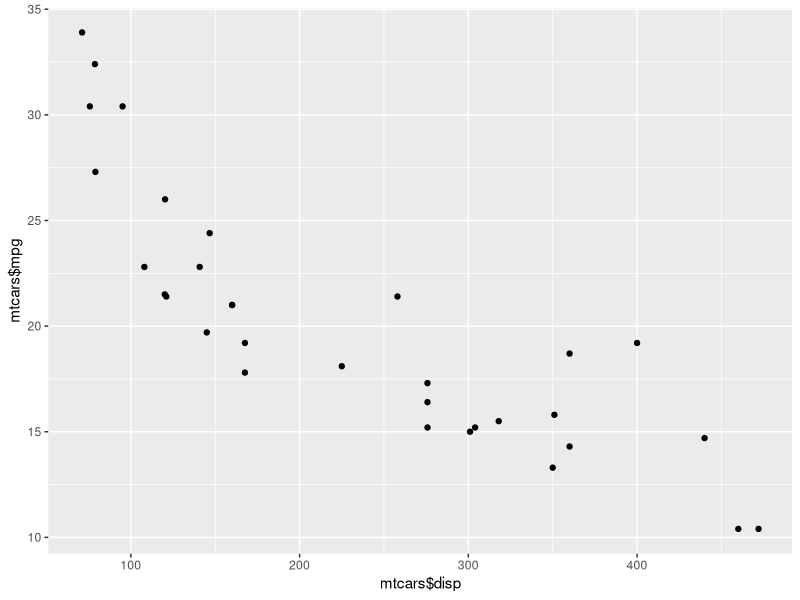
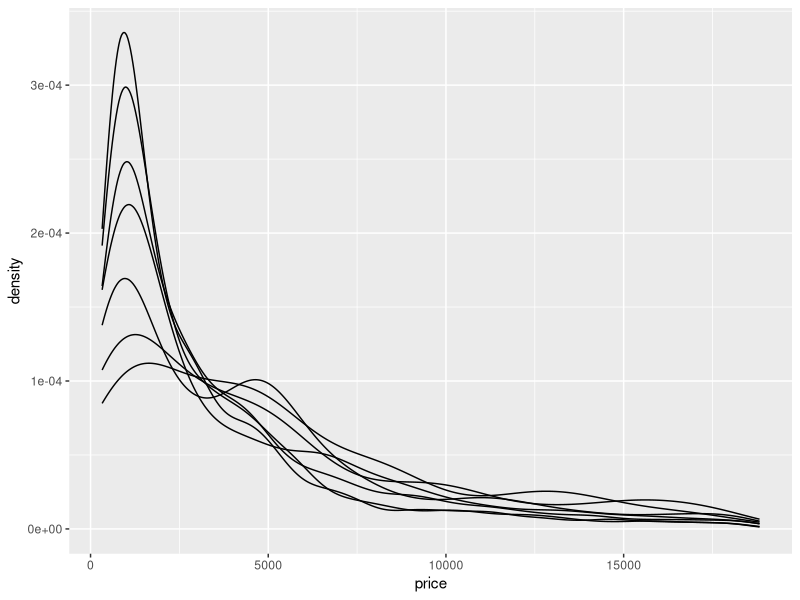
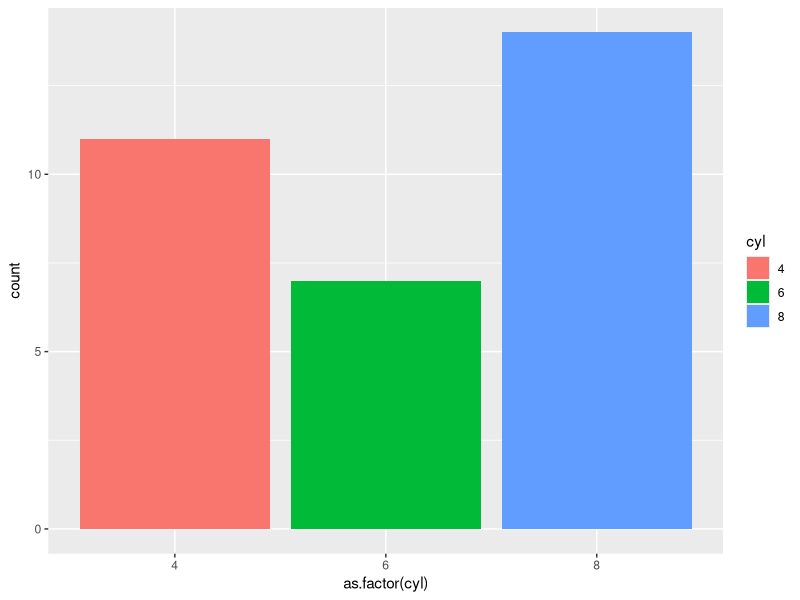

These figures' R source, in order:
# Lista de Exercícios - Capítulo 4

# Obs: Caso tenha problemas com a acentuação, consulte este link:
# https://support.rstudio.com/hc/en-us/articles/200532197-Character-Encoding

# Configurando o diretório de trabalho
# Coloque entre aspas o diretório de trabalho que você está usando no seu computador
# Não use diretórios com espaço no nome
setwd("~/projects/DataScience/R Azure ML/big_data_r_azure/Mod04/")
getwd()

library(stringr)
library(ggplot2)


# Exercicio 1 - Crie uma função que receba os dois vetores abaixo como parâmetro, 
# converta-os em um dataframe e imprima no console
vec1 <- (10:13)
vec2 <- c("a", "b", "c", "d")
as.data.frame(vec1,vec2)

# Exercicio 2 - Crie uma matriz com 4 linhas e 4 colunas preenchida com 
# números inteiros e calcule a média de cada linha

matrix_mean <- matrix(data = (1:16), nrow = 4, ncol = 4)
View(matrix_mean)
rowMeans(matrix_mean)
apply(matrix_mean, 1, mean)

# Exercicio 3 - Considere o dataframe abaixo. 
# Calcule a média por disciplina e depois calcule a média de apenas uma disciplina
escola <- data.frame(Aluno = c('Alan', 'Alice', 'Alana', 'Aline', 'Alex', 'Ajay'),
                     Matematica = c(90, 80, 85, 87, 56, 79),
                     Geografia = c(100, 78, 86, 90, 98, 67),
                     Quimica = c(76, 56, 89, 90, 100, 87))

View(escola)
aggregate(x = escola$Matematica, by=list(escola$Aluno), FUN = mean )
aggregate(x = escola$Geografia, by=list(escola$Aluno), FUN = mean )
aggregate(x = escola$Quimica, by=list(escola$Aluno), FUN = mean )

apply(escola[, c(2, 3, 4)], 2, mean)
mean(escola$Matematica)

# Exercicio 4 - Cria uma lista com 3 elementos, todos numéricos 
# e calcule a soma de todos os elementos da lista

lista <- list(1,2,3)
do.call(sum, lista)

# Exercicio 5 - Transforme a lista anterior um vetor
vec <- as.vector(lista)
# Exercicio 6 - Considere a string abaixo. Substitua a palavra "textos" por "frases"
str <- c("Expressoes", "regulares", "em linguagem R", 
         "permitem a busca de padroes", "e exploracao de textos",
         "podemos buscar padroes em digitos",
         "como por exemplo",
         "10992451280")

nova <- str_replace(str,'textos', 'frases')
print(nova)

# Exercicio 7 - Usando o dataset mtcars, crie um gráfico com ggplot do tipo 
# scatter plot. Use as colunas disp e mpg nos eixos x e y respectivamente
View(mtcars)
qplot(mtcars$disp,mtcars$mpg)

# Exercicio 8 - Considere a matriz abaixo.
# Crie um bar plot que represente os dados em barras individuais.
mat1 <- matrix(c(652,1537,598,242,36,46,38,21,218,327,106,67), nrow = 3, byrow = T)
mat1


# Exercício 9 - Qual o erro do código abaixo?
data(diamonds)
View(diamonds)
ggplot(data = diamonds, aes(x = price, group = color, fill = cut)) + 
  geom_density(adjust = 1.5)


# Exercício 10 - Qual o erro do código abaixo?
ggplot(mtcars, aes(x = as.factor(cyl), fill = as.factor(cyl))) + 
  geom_bar() +
  labs(fill = "cyl")


